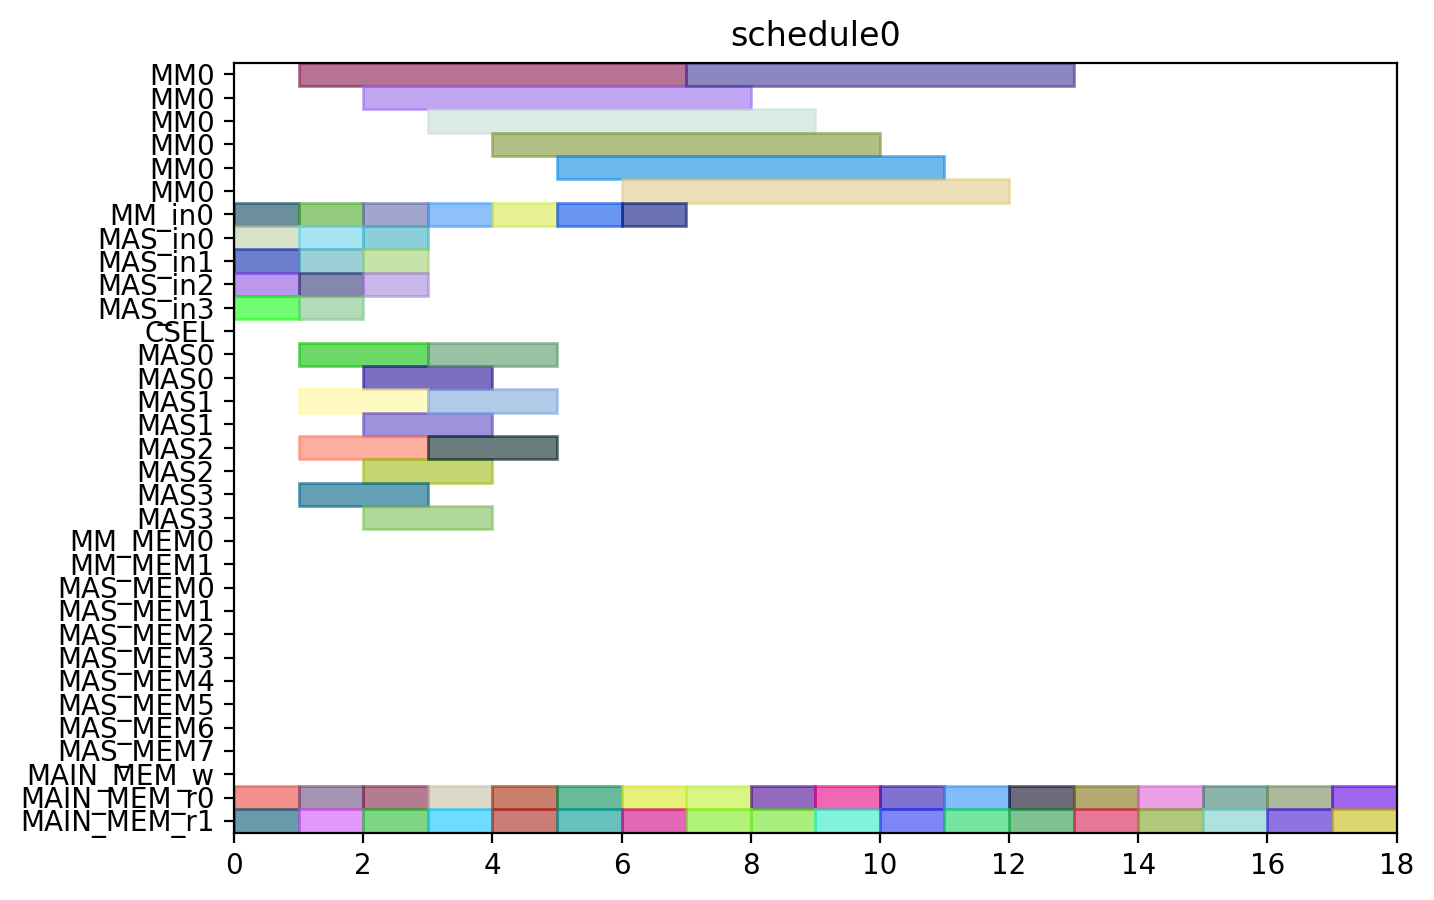

Generate this figure with Python:
from pyschedule import Scenario, solvers, plotters, alt


def solve():
	horizon = 90
	S = Scenario("schedule0", horizon=horizon)

	# resource
	MM = S.Resources('MM', num=1, size=6)
	MM_in = S.Resources('MM_in', num=1)
	MAS_in = S.Resources('MAS_in', num=4)
	CSEL = S.Resource('CSEL')
	MAS = S.Resources('MAS', num=4, size=2, periods=range(1, horizon))
	MM_MEM = S.Resources('MM_MEM', num=2)
	MAS_MEM = S.Resources('MAS_MEM', num=8)
	MAIN_MEM_w = S.Resource('MAIN_MEM_w', size=1)
	MAIN_MEM_r = S.Resources('MAIN_MEM_r', num=2)

	# result of previous scheduling

	# new tasks
	t0_t0 = S.Task('t0_t0', length=2, delay_cost=1)
	t0_t0 += alt(MAS)
	t0_t0_in = S.Task('t0_t0_in', length=1, delay_cost=1)
	t0_t0_in += alt(MAS_in)
	S += t0_t0_in*MAS_in[0]<=t0_t0*MAS[0]

	S += t0_t0_in*MAS_in[1]<=t0_t0*MAS[1]

	S += t0_t0_in*MAS_in[2]<=t0_t0*MAS[2]

	S += t0_t0_in*MAS_in[3]<=t0_t0*MAS[3]

	t0_t0_mem0 = S.Task('t0_t0_mem0', length=1, delay_cost=1)
	t0_t0_mem0 += MAIN_MEM_r[0]
	t0_t0_mem1 = S.Task('t0_t0_mem1', length=1, delay_cost=1)
	t0_t0_mem1 += MAIN_MEM_r[1]
	t0_t1 = S.Task('t0_t1', length=2, delay_cost=1)
	t0_t1 += alt(MAS)
	t0_t1_in = S.Task('t0_t1_in', length=1, delay_cost=1)
	t0_t1_in += alt(MAS_in)
	S += t0_t1_in*MAS_in[0]<=t0_t1*MAS[0]

	S += t0_t1_in*MAS_in[1]<=t0_t1*MAS[1]

	S += t0_t1_in*MAS_in[2]<=t0_t1*MAS[2]

	S += t0_t1_in*MAS_in[3]<=t0_t1*MAS[3]

	t0_t1_mem0 = S.Task('t0_t1_mem0', length=1, delay_cost=1)
	t0_t1_mem0 += MAIN_MEM_r[0]
	t0_t1_mem1 = S.Task('t0_t1_mem1', length=1, delay_cost=1)
	t0_t1_mem1 += MAIN_MEM_r[1]
	t0_t3 = S.Task('t0_t3', length=6, delay_cost=1)
	t0_t3 += alt(MM)
	t0_t3_in = S.Task('t0_t3_in', length=1, delay_cost=1)
	t0_t3_in += alt(MM_in)
	S += t0_t3_in*MM_in[0]<=t0_t3*MM[0]

	t0_t3_mem0 = S.Task('t0_t3_mem0', length=1, delay_cost=1)
	t0_t3_mem0 += MAIN_MEM_r[0]
	t0_t3_mem1 = S.Task('t0_t3_mem1', length=1, delay_cost=1)
	t0_t3_mem1 += MAIN_MEM_r[1]
	t1_t0 = S.Task('t1_t0', length=2, delay_cost=1)
	t1_t0 += alt(MAS)
	t1_t0_in = S.Task('t1_t0_in', length=1, delay_cost=1)
	t1_t0_in += alt(MAS_in)
	S += t1_t0_in*MAS_in[0]<=t1_t0*MAS[0]

	S += t1_t0_in*MAS_in[1]<=t1_t0*MAS[1]

	S += t1_t0_in*MAS_in[2]<=t1_t0*MAS[2]

	S += t1_t0_in*MAS_in[3]<=t1_t0*MAS[3]

	t1_t0_mem0 = S.Task('t1_t0_mem0', length=1, delay_cost=1)
	t1_t0_mem0 += MAIN_MEM_r[0]
	t1_t0_mem1 = S.Task('t1_t0_mem1', length=1, delay_cost=1)
	t1_t0_mem1 += MAIN_MEM_r[1]
	t1_t1 = S.Task('t1_t1', length=2, delay_cost=1)
	t1_t1 += alt(MAS)
	t1_t1_in = S.Task('t1_t1_in', length=1, delay_cost=1)
	t1_t1_in += alt(MAS_in)
	S += t1_t1_in*MAS_in[0]<=t1_t1*MAS[0]

	S += t1_t1_in*MAS_in[1]<=t1_t1*MAS[1]

	S += t1_t1_in*MAS_in[2]<=t1_t1*MAS[2]

	S += t1_t1_in*MAS_in[3]<=t1_t1*MAS[3]

	t1_t1_mem0 = S.Task('t1_t1_mem0', length=1, delay_cost=1)
	t1_t1_mem0 += MAIN_MEM_r[0]
	t1_t1_mem1 = S.Task('t1_t1_mem1', length=1, delay_cost=1)
	t1_t1_mem1 += MAIN_MEM_r[1]
	t1_t3 = S.Task('t1_t3', length=6, delay_cost=1)
	t1_t3 += alt(MM)
	t1_t3_in = S.Task('t1_t3_in', length=1, delay_cost=1)
	t1_t3_in += alt(MM_in)
	S += t1_t3_in*MM_in[0]<=t1_t3*MM[0]

	t1_t3_mem0 = S.Task('t1_t3_mem0', length=1, delay_cost=1)
	t1_t3_mem0 += MAIN_MEM_r[0]
	t1_t3_mem1 = S.Task('t1_t3_mem1', length=1, delay_cost=1)
	t1_t3_mem1 += MAIN_MEM_r[1]
	t2_t2 = S.Task('t2_t2', length=2, delay_cost=1)
	t2_t2 += alt(MAS)
	t2_t2_in = S.Task('t2_t2_in', length=1, delay_cost=1)
	t2_t2_in += alt(MAS_in)
	S += t2_t2_in*MAS_in[0]<=t2_t2*MAS[0]

	S += t2_t2_in*MAS_in[1]<=t2_t2*MAS[1]

	S += t2_t2_in*MAS_in[2]<=t2_t2*MAS[2]

	S += t2_t2_in*MAS_in[3]<=t2_t2*MAS[3]

	t2_t2_mem0 = S.Task('t2_t2_mem0', length=1, delay_cost=1)
	t2_t2_mem0 += MAIN_MEM_r[0]
	t2_t2_mem1 = S.Task('t2_t2_mem1', length=1, delay_cost=1)
	t2_t2_mem1 += MAIN_MEM_r[1]
	t5_t0 = S.Task('t5_t0', length=6, delay_cost=1)
	t5_t0 += alt(MM)
	t5_t0_in = S.Task('t5_t0_in', length=1, delay_cost=1)
	t5_t0_in += alt(MM_in)
	S += t5_t0_in*MM_in[0]<=t5_t0*MM[0]

	t5_t0_mem0 = S.Task('t5_t0_mem0', length=1, delay_cost=1)
	t5_t0_mem0 += MAIN_MEM_r[0]
	t5_t0_mem1 = S.Task('t5_t0_mem1', length=1, delay_cost=1)
	t5_t0_mem1 += MAIN_MEM_r[1]
	t5_t1 = S.Task('t5_t1', length=6, delay_cost=1)
	t5_t1 += alt(MM)
	t5_t1_in = S.Task('t5_t1_in', length=1, delay_cost=1)
	t5_t1_in += alt(MM_in)
	S += t5_t1_in*MM_in[0]<=t5_t1*MM[0]

	t5_t1_mem0 = S.Task('t5_t1_mem0', length=1, delay_cost=1)
	t5_t1_mem0 += MAIN_MEM_r[0]
	t5_t1_mem1 = S.Task('t5_t1_mem1', length=1, delay_cost=1)
	t5_t1_mem1 += MAIN_MEM_r[1]
	t5_t2 = S.Task('t5_t2', length=2, delay_cost=1)
	t5_t2 += alt(MAS)
	t5_t2_in = S.Task('t5_t2_in', length=1, delay_cost=1)
	t5_t2_in += alt(MAS_in)
	S += t5_t2_in*MAS_in[0]<=t5_t2*MAS[0]

	S += t5_t2_in*MAS_in[1]<=t5_t2*MAS[1]

	S += t5_t2_in*MAS_in[2]<=t5_t2*MAS[2]

	S += t5_t2_in*MAS_in[3]<=t5_t2*MAS[3]

	t5_t2_mem0 = S.Task('t5_t2_mem0', length=1, delay_cost=1)
	t5_t2_mem0 += MAIN_MEM_r[0]
	t5_t2_mem1 = S.Task('t5_t2_mem1', length=1, delay_cost=1)
	t5_t2_mem1 += MAIN_MEM_r[1]
	t5_t3 = S.Task('t5_t3', length=2, delay_cost=1)
	t5_t3 += alt(MAS)
	t5_t3_in = S.Task('t5_t3_in', length=1, delay_cost=1)
	t5_t3_in += alt(MAS_in)
	S += t5_t3_in*MAS_in[0]<=t5_t3*MAS[0]

	S += t5_t3_in*MAS_in[1]<=t5_t3*MAS[1]

	S += t5_t3_in*MAS_in[2]<=t5_t3*MAS[2]

	S += t5_t3_in*MAS_in[3]<=t5_t3*MAS[3]

	t5_t3_mem0 = S.Task('t5_t3_mem0', length=1, delay_cost=1)
	t5_t3_mem0 += MAIN_MEM_r[0]
	t5_t3_mem1 = S.Task('t5_t3_mem1', length=1, delay_cost=1)
	t5_t3_mem1 += MAIN_MEM_r[1]
	t7_t0 = S.Task('t7_t0', length=2, delay_cost=1)
	t7_t0 += alt(MAS)
	t7_t0_in = S.Task('t7_t0_in', length=1, delay_cost=1)
	t7_t0_in += alt(MAS_in)
	S += t7_t0_in*MAS_in[0]<=t7_t0*MAS[0]

	S += t7_t0_in*MAS_in[1]<=t7_t0*MAS[1]

	S += t7_t0_in*MAS_in[2]<=t7_t0*MAS[2]

	S += t7_t0_in*MAS_in[3]<=t7_t0*MAS[3]

	t7_t0_mem0 = S.Task('t7_t0_mem0', length=1, delay_cost=1)
	t7_t0_mem0 += MAIN_MEM_r[0]
	t7_t0_mem1 = S.Task('t7_t0_mem1', length=1, delay_cost=1)
	t7_t0_mem1 += MAIN_MEM_r[1]
	t7_t1 = S.Task('t7_t1', length=2, delay_cost=1)
	t7_t1 += alt(MAS)
	t7_t1_in = S.Task('t7_t1_in', length=1, delay_cost=1)
	t7_t1_in += alt(MAS_in)
	S += t7_t1_in*MAS_in[0]<=t7_t1*MAS[0]

	S += t7_t1_in*MAS_in[1]<=t7_t1*MAS[1]

	S += t7_t1_in*MAS_in[2]<=t7_t1*MAS[2]

	S += t7_t1_in*MAS_in[3]<=t7_t1*MAS[3]

	t7_t1_mem0 = S.Task('t7_t1_mem0', length=1, delay_cost=1)
	t7_t1_mem0 += MAIN_MEM_r[0]
	t7_t1_mem1 = S.Task('t7_t1_mem1', length=1, delay_cost=1)
	t7_t1_mem1 += MAIN_MEM_r[1]
	t7_t3 = S.Task('t7_t3', length=6, delay_cost=1)
	t7_t3 += alt(MM)
	t7_t3_in = S.Task('t7_t3_in', length=1, delay_cost=1)
	t7_t3_in += alt(MM_in)
	S += t7_t3_in*MM_in[0]<=t7_t3*MM[0]

	t7_t3_mem0 = S.Task('t7_t3_mem0', length=1, delay_cost=1)
	t7_t3_mem0 += MAIN_MEM_r[0]
	t7_t3_mem1 = S.Task('t7_t3_mem1', length=1, delay_cost=1)
	t7_t3_mem1 += MAIN_MEM_r[1]
	t10_t0 = S.Task('t10_t0', length=6, delay_cost=1)
	t10_t0 += alt(MM)
	t10_t0_in = S.Task('t10_t0_in', length=1, delay_cost=1)
	t10_t0_in += alt(MM_in)
	S += t10_t0_in*MM_in[0]<=t10_t0*MM[0]

	t10_t0_mem0 = S.Task('t10_t0_mem0', length=1, delay_cost=1)
	t10_t0_mem0 += MAIN_MEM_r[0]
	t10_t0_mem1 = S.Task('t10_t0_mem1', length=1, delay_cost=1)
	t10_t0_mem1 += MAIN_MEM_r[1]
	t10_t1 = S.Task('t10_t1', length=6, delay_cost=1)
	t10_t1 += alt(MM)
	t10_t1_in = S.Task('t10_t1_in', length=1, delay_cost=1)
	t10_t1_in += alt(MM_in)
	S += t10_t1_in*MM_in[0]<=t10_t1*MM[0]

	t10_t1_mem0 = S.Task('t10_t1_mem0', length=1, delay_cost=1)
	t10_t1_mem0 += MAIN_MEM_r[0]
	t10_t1_mem1 = S.Task('t10_t1_mem1', length=1, delay_cost=1)
	t10_t1_mem1 += MAIN_MEM_r[1]
	t10_t2 = S.Task('t10_t2', length=2, delay_cost=1)
	t10_t2 += alt(MAS)
	t10_t2_in = S.Task('t10_t2_in', length=1, delay_cost=1)
	t10_t2_in += alt(MAS_in)
	S += t10_t2_in*MAS_in[0]<=t10_t2*MAS[0]

	S += t10_t2_in*MAS_in[1]<=t10_t2*MAS[1]

	S += t10_t2_in*MAS_in[2]<=t10_t2*MAS[2]

	S += t10_t2_in*MAS_in[3]<=t10_t2*MAS[3]

	t10_t2_mem0 = S.Task('t10_t2_mem0', length=1, delay_cost=1)
	t10_t2_mem0 += MAIN_MEM_r[0]
	t10_t2_mem1 = S.Task('t10_t2_mem1', length=1, delay_cost=1)
	t10_t2_mem1 += MAIN_MEM_r[1]
	t10_t3 = S.Task('t10_t3', length=2, delay_cost=1)
	t10_t3 += alt(MAS)
	t10_t3_in = S.Task('t10_t3_in', length=1, delay_cost=1)
	t10_t3_in += alt(MAS_in)
	S += t10_t3_in*MAS_in[0]<=t10_t3*MAS[0]

	S += t10_t3_in*MAS_in[1]<=t10_t3*MAS[1]

	S += t10_t3_in*MAS_in[2]<=t10_t3*MAS[2]

	S += t10_t3_in*MAS_in[3]<=t10_t3*MAS[3]

	t10_t3_mem0 = S.Task('t10_t3_mem0', length=1, delay_cost=1)
	t10_t3_mem0 += MAIN_MEM_r[0]
	t10_t3_mem1 = S.Task('t10_t3_mem1', length=1, delay_cost=1)
	t10_t3_mem1 += MAIN_MEM_r[1]
	solvers.mip.solve(S,msg=1,kind='CPLEX',ratio_gap=1.01)

	solution = [['hoge']*len(S.solution()[1]) for i in range(len(S.solution()))]
	for i in range(len(S.solution())):
		for j in range(len(S.solution()[i])):
			solution[i][j]=str(S.solution()[i][j])
	print(solution)

	cycles = int(solution[-1][3])

	pic_file_name = "/home/mfukuda/ABE/multiRAM_multiMAS_16mux/scheduling_result/stage6MM1_stage2MAS4/EP2_DBL_w_EVAL/schedule0.png"
	if(S.solution() != []):
		plotters.matplotlib.plot(S,img_filename=pic_file_name, show_task_labels=False, fig_size=(cycles*0.25+3, 5))

	return solution
